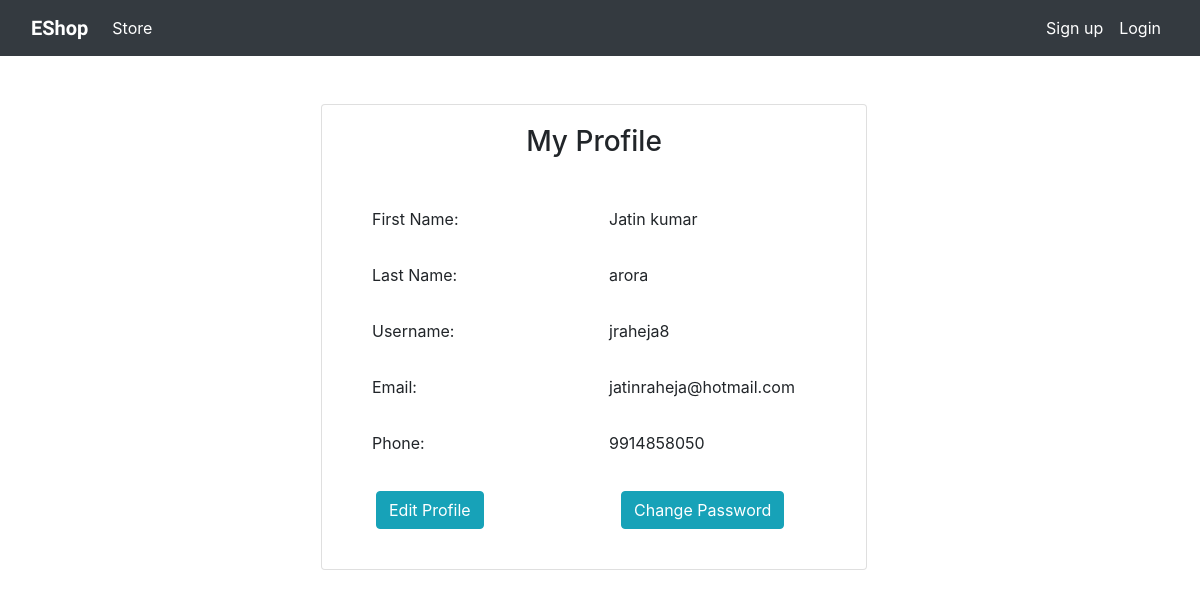
Page /profile (signed in) on the committed database.
### store/models/customer.py (models this page shows)
class Customer(models.Model):
    user = models.OneToOneField(User,null=True,on_delete=models.CASCADE)
    phone = models.IntegerField()
    @staticmethod
    def get_customer_by_email(email):
        try:
            user = User.objects.get(email=email)
            customer =  Customer.objects.filter(user=user)
            return customer[0]
        except:
            return False

### store/views2/profile.py (the view)
# urls.py: path('profile',profile.Profile.as_view(),name="profile"),
class Profile(View):
    def get(self,request):
        customer = Customer.get_customer_by_email(request.user.email)
        cart_size = Cart.get_all_products_by_user(request.user.id)
        return render(request,'profile.html',{'customer':customer,'cart_size':len(cart_size)})

### store/models/cart.py (called while the page is built)
    @staticmethod
    def get_all_products_by_user(user_id):
        return Cart.objects.filter(user = user_id)

### store/templates/profile.html (shortened to what this page needs)
{% extends 'base.html' %}
{% load cart %}
{% load custom_filter %}
{% block content %}
<div class="container p-4 m-4 d-flex">
<div class="col-3"></div>
<div class="card col-6">
    <div class="card-body">
        <h3 class="text-center card-title">My Profile</h3>
        <div class="d-flex mt-4 pt-4">
        <p class="card-text col-6">First Name:</p> <p class="col-6">{{customer.user.first_name}}</p>
        </div>
        <div class="d-flex mt-3">
        <p class="card-text col-6">Last Name:</p> <p class="col-6">{{customer.user.last_name}}</p>
        </div>
        <div class="d-flex mt-3">
        <p class="card-text col-6">Username:</p> <p class="col-6">{{customer.user.username}}</p>
        </div>
        <div class="d-flex mt-3">
        <p class="card-text col-6">Email: </p><p class="col-6">{{customer.user.email}}</p>
        </div>
        <div class="d-flex mt-3">
        <p class="card-text col-6">Phone: </p> <p class="col-6">{{customer.phone}}</p>
        </div>
    </div>
    <div class="card-foot ml-4 d-flex mb-4">
     <div class="col-6">
        <form action="/edit_profile" method="get">
        <input type ="submit" class="btn btn-info" name="edit_profile" value="Edit Profile">
        </form>
     </div>
     <div class="col-6">
        <form action="/change_password" method="get">
         <input type ="submit" class="btn btn-info" name="reset_password" value="Change Password">
        </form>
     </div>
    </div>
</div>
<div class="col-3"></div>
</div>
{%endblock content%}

### rows in the picture
Customer: user.first_name "Jatin kumar", user.last_name "arora", user.username "jraheja8", user.email "jatinraheja@hotmail.com", phone "9914858050"
